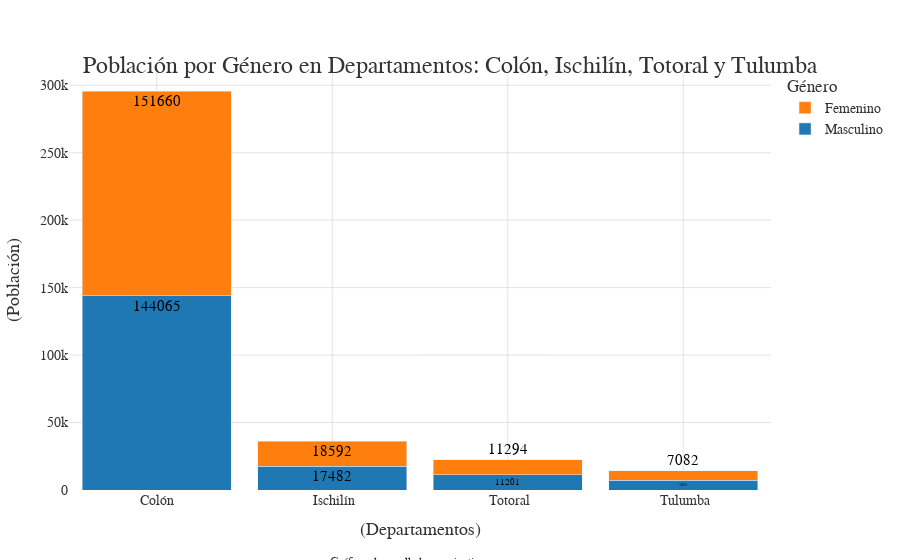

Notebook source saved alongside this figure:
### Code cell
import plotly.graph_objects as go

# Datos del dataframe
departamentos = ["Colón", " Ischilín", " Totoral", " Tulumba"]
masculino = [144065, 17482, 11201, 7052]
femenino = [151660, 18592, 11294, 7082]

# Crear la figura de barras apiladas
fig = go.Figure()

fig.add_trace(go.Bar(
    x=departamentos,
    y=masculino,
    name='Masculino',
    text=masculino,
    textposition='auto',
    marker=dict(color='#1f77b4'),
    textfont=dict(size=15, color='#000000', family='Arial, bold')
))

fig.add_trace(go.Bar(
    x=departamentos,
    y=femenino,
    name='Femenino',
    text=femenino,
    textposition='auto',
    marker=dict(color='#ff7f0e'),
    textfont=dict(size=15, color='#000000', family='Arial, bold')
))

# Mejorar el diseño del gráfico
fig.update_layout(
    title={
        'text': "Población por Género en Departamentos: Colón, Ischilín, Totoral y Tulumba",
        'y':0.9,
        'x':0.5,
        'xanchor': 'center',
        'yanchor': 'top'
    },
    title_font=dict(size=24, family='Arial, bold', color='#333333'),
    xaxis_title='(Departamentos)',
    yaxis_title='(Población)',
    xaxis_title_font=dict(size=18, family='Arial', color='#333333'),
    yaxis_title_font=dict(size=18, family='Arial', color='#333333'),
    xaxis_tickfont=dict(size=14, family='Arial', color='#333333'),
    yaxis_tickfont=dict(size=14, family='Arial', color='#333333'),
    legend_title="Género",
    legend_font=dict(size=14, family='Arial', color='#333333'),
    barmode='stack',
    bargap=0.15,
    plot_bgcolor='rgba(255,255,255,1)',
    paper_bgcolor='rgba(255,255,255,1)',
    margin=dict(l=20, r=20, t=70, b=70),
    xaxis=dict(
        gridcolor='rgba(200, 200, 200, 0.5)',
        gridwidth=1
    ),
    yaxis=dict(
        gridcolor='rgba(200, 200, 200, 0.5)',
        gridwidth=1
    )
)

# Añadir el epígrafe
fig.add_annotation(
    x=0.5,
    y=-0.19,
    text="Gráfico: desarrolladorsarmientino.com",
    showarrow=False,
    xref="paper",
    yref="paper",
    font=dict(size=12, color='#333333', family='Arial, italic'),
    align="center"
)

# Mostrar el gráfico
fig.show()

### Figure 1 — Plotly figure (JSON) as saved in the notebook; plotly's stock layout.template omitted (floating-point values rounded to 4 significant figures)
{"data": [{"marker": {"color": "#1f77b4"}, "name": "Masculino", "text": ["144065", "17482", "11201", "7052"], "textfont": {"color": "#000000", "family": "Arial, bold", "size": 15}, "textposition": "auto", "type": "bar", "x": ["Colón", " Ischilín", " Totoral", " Tulumba"], "y": [144065, 17482, 11201, 7052]}, {"marker": {"color": "#ff7f0e"}, "name": "Femenino", "text": ["151660", "18592", "11294", "7082"], "textfont": {"color": "#000000", "family": "Arial, bold", "size": 15}, "textposition": "auto", "type": "bar", "x": ["Colón", " Ischilín", " Totoral", " Tulumba"], "y": [151660, 18592, 11294, 7082]}], "layout": {"annotations": [{"align": "center", "font": {"color": "#333333", "family": "Arial, italic", "size": 12}, "showarrow": false, "text": "Gráfico: desarrolladorsarmientino.com", "x": 0.5, "xref": "paper", "y": -0.19, "yref": "paper"}], "bargap": 0.15, "barmode": "stack", "legend": {"font": {"color": "#333333", "family": "Arial", "size": 14}, "title": {"text": "Género"}}, "margin": {"b": 70, "l": 20, "r": 20, "t": 70}, "paper_bgcolor": "rgba(255,255,255,1)", "plot_bgcolor": "rgba(255,255,255,1)", "title": {"font": {"color": "#333333", "family": "Arial, bold", "size": 24}, "text": "Población por Género en Departamentos: Colón, Ischilín, Totoral y Tulumba", "x": 0.5, "xanchor": "center", "y": 0.9, "yanchor": "top"}, "xaxis": {"gridcolor": "rgba(200, 200, 200, 0.5)", "gridwidth": 1, "tickfont": {"color": "#333333", "family": "Arial", "size": 14}, "title": {"font": {"color": "#333333", "family": "Arial", "size": 18}, "text": "(Departamentos)"}}, "yaxis": {"gridcolor": "rgba(200, 200, 200, 0.5)", "gridwidth": 1, "tickfont": {"color": "#333333", "family": "Arial", "size": 14}, "title": {"font": {"color": "#333333", "family": "Arial", "size": 18}, "text": "(Población)"}}}}
